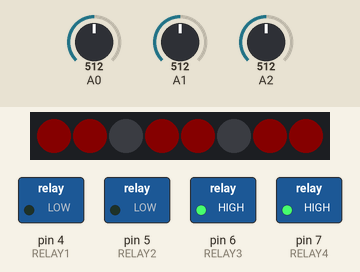
Recording of a sketch running on a simulated Arduino Uno, built with avr-gcc and run on an emulated ATmega328P. On the bench: 8 RGB LEDs in strip order, left to right, switched loads named in the sketch (green lamp = pin HIGH). The test bench sets the inputs (shaded band); at power-on: A0 = 512, A1 = 512, A2 = 512. Dim RGB values are drawn brighter than linear.

Above: at 0.1 s.
At 15.05 s:
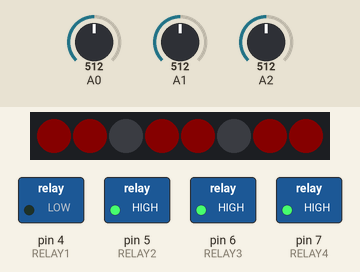
Timing chart, 0 to 122.3 s (numbered marks = the images above):
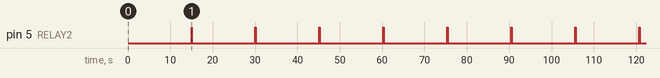

Measured:
- by itself, pin 5 (RELAY2): alternates HIGH for 0.10 s and LOW for 15.0 s

The sketch:

ohmmeter.ino
```cpp
#include <FastLED.h>

#define KNOWN_RESISTANCE 2200
#define ALARM_RESISTANCE 1000
#define TAMPER_RESISTANCE 2800
#define LED_PIN 2
#define NUM_LEDS 8
#define RELAY1 4
#define RELAY2 5
#define RELAY3 6
#define RELAY4 7
CRGB leds[NUM_LEDS];

void setup() {
  FastLED.addLeds<WS2812, LED_PIN, GRB>(leds, NUM_LEDS);
  pinMode(RELAY1, OUTPUT);
  pinMode(RELAY2, OUTPUT);
  pinMode(RELAY3, OUTPUT);
  pinMode(RELAY4, OUTPUT);
  digitalWrite(RELAY1, LOW);
  digitalWrite(RELAY2, HIGH);
  digitalWrite(RELAY3, HIGH);
  digitalWrite(RELAY4, HIGH);
}

void loop() {
  int PIRValue[3];
  float voltage[3];
  float resistance[3];
  bool alarmTriggered = false;
  bool tamperTriggered = false;

  for (int i = 0; i < 3; i++) { //For balanced PIR sensor input
    PIRValue[i] = analogRead(A0 + i); // read the voltage at A0, A1, and A2
    voltage[i] = (PIRValue[i] / 1023.0) * 5.0; // calculate the voltage at each analog pin
    resistance[i] = KNOWN_RESISTANCE * (5.0 / voltage[i] - 1.0); //calculate ohms at each analog pin

    if (resistance[i] <= ALARM_RESISTANCE) { //Normal state
      if (i == 0) {
        leds[0] = CRGB::Green;
        leds[1] = CRGB::Green;
      } else if (i == 1) {
        leds[3] = CRGB::Green;
        leds[4] = CRGB::Green;
      } else if (i == 2) {
        leds[6] = CRGB::Green;
        leds[7] = CRGB::Green;
      }
    } else if (resistance[i] <= TAMPER_RESISTANCE) { //Alarm state
      if (i == 0) {
        leds[0] = CRGB::Red;
        leds[1] = CRGB::Red;
      } else if (i == 1) {
        leds[3] = CRGB::Red;
        leds[4] = CRGB::Red;
      } else if (i == 2) {
        leds[6] = CRGB::Red;
        leds[7] = CRGB::Red;
      }
      alarmTriggered = true;
    } else { //Tamper state
      if (i == 0) {
        leds[0] = CRGB::Yellow;
        leds[1] = CRGB::Yellow;
      } else if (i == 1) {
        leds[3] = CRGB::Yellow;
        leds[4] = CRGB::Yellow;
      } else if (i == 2) {
        leds[6] = CRGB::Yellow;
        leds[7] = CRGB::Yellow;
      }
      tamperTriggered = true;
    }
  }
  FastLED.setBrightness(8);
    FastLED.show();

  if (alarmTriggered) {
    digitalWrite(RELAY2, LOW);
    delay(15000);
    digitalWrite(RELAY2, HIGH);
  }

  if (tamperTriggered) {
    digitalWrite(RELAY3, LOW);
    delay(10000);
    digitalWrite(RELAY3, HIGH);
  }

  delay(100); // wait for 100 milliseconds
}
```
